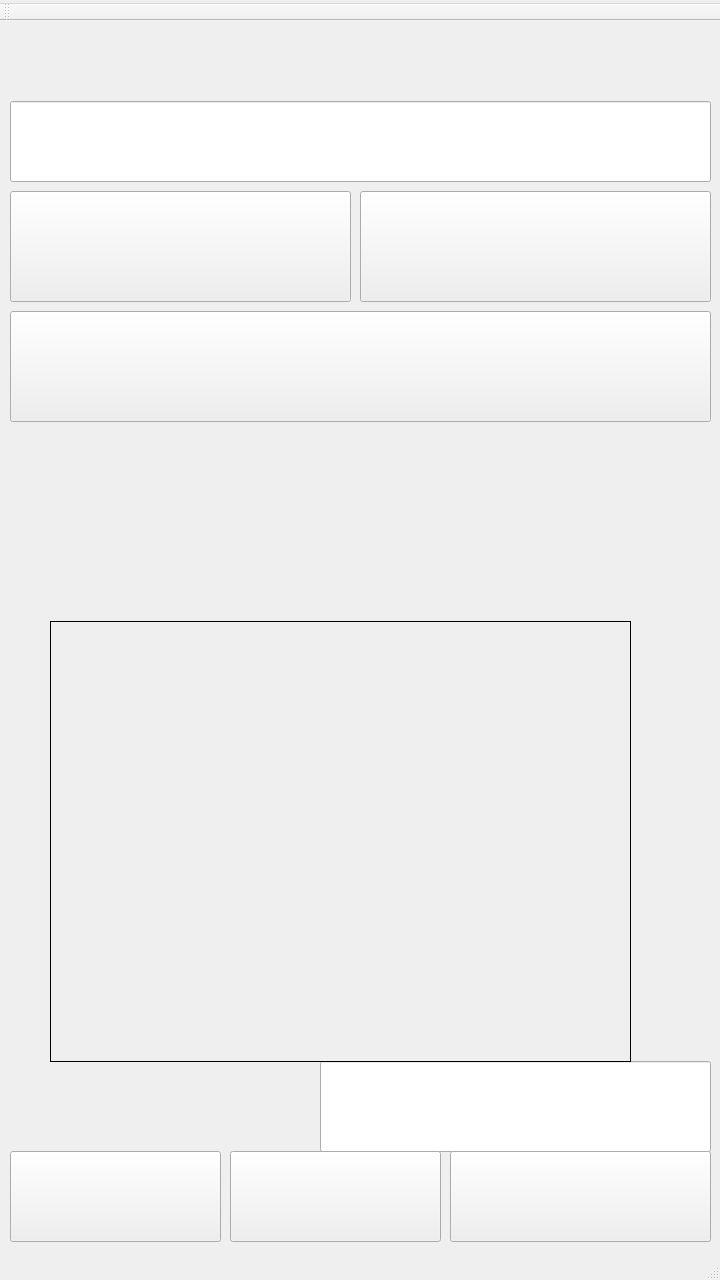
<?xml version="1.0" encoding="UTF-8"?>
<ui version="4.0">
 <class>AndroidMainWindow</class>
 <widget class="QMainWindow" name="AndroidMainWindow">
  <property name="geometry">
   <rect>
    <x>0</x>
    <y>0</y>
    <width>720</width>
    <height>1280</height>
   </rect>
  </property>
  <property name="windowTitle">
   <string/>
  </property>
  <property name="windowIcon">
   <iconset>
    <normaloff>../build-163MusicAssistant-Desktop_Qt_5_5_1_MinGW_32bit-Debug/163MusicAssistant.ico</normaloff>../build-163MusicAssistant-Desktop_Qt_5_5_1_MinGW_32bit-Debug/163MusicAssistant.ico</iconset>
  </property>
  <widget class="QWidget" name="centralWidget">
   <widget class="QLabel" name="labelMusicName">
    <property name="geometry">
     <rect>
      <x>13</x>
      <y>410</y>
      <width>231</width>
      <height>51</height>
     </rect>
    </property>
    <property name="font">
     <font>
      <family>ADMUI3Lg</family>
      <pointsize>12</pointsize>
      <weight>75</weight>
      <bold>true</bold>
     </font>
    </property>
    <property name="frameShape">
     <enum>QFrame::NoFrame</enum>
    </property>
    <property name="text">
     <string/>
    </property>
    <property name="textFormat">
     <enum>Qt::AutoText</enum>
    </property>
    <property name="wordWrap">
     <bool>false</bool>
    </property>
   </widget>
   <widget class="QLabel" name="labelSingerName">
    <property name="geometry">
     <rect>
      <x>13</x>
      <y>470</y>
      <width>231</width>
      <height>51</height>
     </rect>
    </property>
    <property name="font">
     <font>
      <family>ADMUI3Lg</family>
      <pointsize>12</pointsize>
      <weight>75</weight>
      <bold>true</bold>
     </font>
    </property>
    <property name="frameShape">
     <enum>QFrame::NoFrame</enum>
    </property>
    <property name="text">
     <string/>
    </property>
   </widget>
   <widget class="QLabel" name="labelAlbumName">
    <property name="geometry">
     <rect>
      <x>13</x>
      <y>529</y>
      <width>231</width>
      <height>51</height>
     </rect>
    </property>
    <property name="font">
     <font>
      <family>ADMUI3Lg</family>
      <pointsize>12</pointsize>
      <weight>75</weight>
      <bold>true</bold>
     </font>
    </property>
    <property name="frameShape">
     <enum>QFrame::NoFrame</enum>
    </property>
    <property name="text">
     <string/>
    </property>
   </widget>
   <widget class="QLabel" name="labelDownloadAddress">
    <property name="geometry">
     <rect>
      <x>20</x>
      <y>1060</y>
      <width>291</width>
      <height>61</height>
     </rect>
    </property>
    <property name="font">
     <font>
      <family>ADMUI3Lg</family>
      <pointsize>12</pointsize>
      <weight>75</weight>
      <bold>true</bold>
     </font>
    </property>
    <property name="text">
     <string/>
    </property>
    <property name="buddy">
     <cstring>lineEditDownloadAddress</cstring>
    </property>
   </widget>
   <widget class="QLineEdit" name="lineEditDownloadAddress">
    <property name="geometry">
     <rect>
      <x>320</x>
      <y>1040</y>
      <width>391</width>
      <height>91</height>
     </rect>
    </property>
    <property name="font">
     <font>
      <family>ADMUI3Lg</family>
      <pointsize>8</pointsize>
     </font>
    </property>
    <property name="readOnly">
     <bool>true</bool>
    </property>
   </widget>
   <widget class="QPushButton" name="pushButtonCopy">
    <property name="geometry">
     <rect>
      <x>10</x>
      <y>1130</y>
      <width>211</width>
      <height>91</height>
     </rect>
    </property>
    <property name="text">
     <string/>
    </property>
   </widget>
   <widget class="QLabel" name="labelMusic">
    <property name="geometry">
     <rect>
      <x>250</x>
      <y>410</y>
      <width>461</width>
      <height>51</height>
     </rect>
    </property>
    <property name="frameShape">
     <enum>QFrame::NoFrame</enum>
    </property>
    <property name="text">
     <string/>
    </property>
   </widget>
   <widget class="QLabel" name="labelSinger">
    <property name="geometry">
     <rect>
      <x>250</x>
      <y>470</y>
      <width>461</width>
      <height>51</height>
     </rect>
    </property>
    <property name="frameShape">
     <enum>QFrame::NoFrame</enum>
    </property>
    <property name="text">
     <string/>
    </property>
   </widget>
   <widget class="QLabel" name="labelAlbum">
    <property name="geometry">
     <rect>
      <x>250</x>
      <y>530</y>
      <width>461</width>
      <height>51</height>
     </rect>
    </property>
    <property name="frameShape">
     <enum>QFrame::NoFrame</enum>
    </property>
    <property name="text">
     <string/>
    </property>
   </widget>
   <widget class="QLabel" name="labelInputSongID">
    <property name="geometry">
     <rect>
      <x>20</x>
      <y>10</y>
      <width>681</width>
      <height>61</height>
     </rect>
    </property>
    <property name="font">
     <font>
      <family>ADMUI3Lg</family>
      <pointsize>12</pointsize>
      <weight>75</weight>
      <bold>true</bold>
     </font>
    </property>
    <property name="text">
     <string/>
    </property>
    <property name="buddy">
     <cstring>lineEditSongID</cstring>
    </property>
   </widget>
   <widget class="QLineEdit" name="lineEditSongID">
    <property name="geometry">
     <rect>
      <x>10</x>
      <y>80</y>
      <width>701</width>
      <height>81</height>
     </rect>
    </property>
    <property name="maxLength">
     <number>100</number>
    </property>
   </widget>
   <widget class="QPushButton" name="pushButtonParse">
    <property name="geometry">
     <rect>
      <x>10</x>
      <y>170</y>
      <width>341</width>
      <height>111</height>
     </rect>
    </property>
    <property name="font">
     <font>
      <family>ADMUI3Lg</family>
      <pointsize>8</pointsize>
     </font>
    </property>
    <property name="text">
     <string/>
    </property>
   </widget>
   <widget class="QPushButton" name="pushButtonDownload">
    <property name="geometry">
     <rect>
      <x>230</x>
      <y>1130</y>
      <width>211</width>
      <height>91</height>
     </rect>
    </property>
    <property name="text">
     <string/>
    </property>
   </widget>
   <widget class="QPushButton" name="pushButtonDownloadTo">
    <property name="geometry">
     <rect>
      <x>450</x>
      <y>1130</y>
      <width>261</width>
      <height>91</height>
     </rect>
    </property>
    <property name="text">
     <string/>
    </property>
   </widget>
   <widget class="QPushButton" name="pushButtonClear">
    <property name="geometry">
     <rect>
      <x>360</x>
      <y>170</y>
      <width>351</width>
      <height>111</height>
     </rect>
    </property>
    <property name="font">
     <font>
      <family>ADMUI3Lg</family>
      <pointsize>8</pointsize>
     </font>
    </property>
    <property name="text">
     <string/>
    </property>
   </widget>
   <widget class="QPushButton" name="pushButtonParseAndDownload">
    <property name="geometry">
     <rect>
      <x>10</x>
      <y>290</y>
      <width>701</width>
      <height>111</height>
     </rect>
    </property>
    <property name="font">
     <font>
      <family>ADMUI3Lg</family>
      <pointsize>8</pointsize>
     </font>
    </property>
    <property name="text">
     <string/>
    </property>
   </widget>
   <widget class="QLabel" name="labelPicture">
    <property name="geometry">
     <rect>
      <x>50</x>
      <y>600</y>
      <width>581</width>
      <height>441</height>
     </rect>
    </property>
    <property name="frameShape">
     <enum>QFrame::Panel</enum>
    </property>
    <property name="frameShadow">
     <enum>QFrame::Plain</enum>
    </property>
    <property name="text">
     <string/>
    </property>
   </widget>
  </widget>
  <widget class="QMenuBar" name="menuBar">
   <property name="geometry">
    <rect>
     <x>0</x>
     <y>0</y>
     <width>720</width>
     <height>23</height>
    </rect>
   </property>
   <widget class="QMenu" name="menu_file">
    <property name="title">
     <string/>
    </property>
   </widget>
   <widget class="QMenu" name="menu_setting">
    <property name="title">
     <string/>
    </property>
   </widget>
   <widget class="QMenu" name="menu_about">
    <property name="title">
     <string/>
    </property>
   </widget>
   <addaction name="menu_file"/>
   <addaction name="menu_setting"/>
   <addaction name="menu_about"/>
  </widget>
  <widget class="QToolBar" name="mainToolBar">
   <attribute name="toolBarArea">
    <enum>TopToolBarArea</enum>
   </attribute>
   <attribute name="toolBarBreak">
    <bool>false</bool>
   </attribute>
  </widget>
  <widget class="QStatusBar" name="statusBar">
   <property name="enabled">
    <bool>true</bool>
   </property>
  </widget>
  <action name="action_quit">
   <property name="text">
    <string>退出</string>
   </property>
  </action>
  <action name="action_option">
   <property name="text">
    <string>选项</string>
   </property>
  </action>
  <action name="action_about_software">
   <property name="text">
    <string>此软件...</string>
   </property>
  </action>
  <action name="action_about_me">
   <property name="text">
    <string>我</string>
   </property>
  </action>
 </widget>
 <layoutdefault spacing="6" margin="11"/>
 <tabstops>
  <tabstop>lineEditSongID</tabstop>
  <tabstop>pushButtonParse</tabstop>
  <tabstop>pushButtonCopy</tabstop>
  <tabstop>pushButtonDownload</tabstop>
  <tabstop>lineEditDownloadAddress</tabstop>
 </tabstops>
 <resources/>
 <connections/>
</ui>
